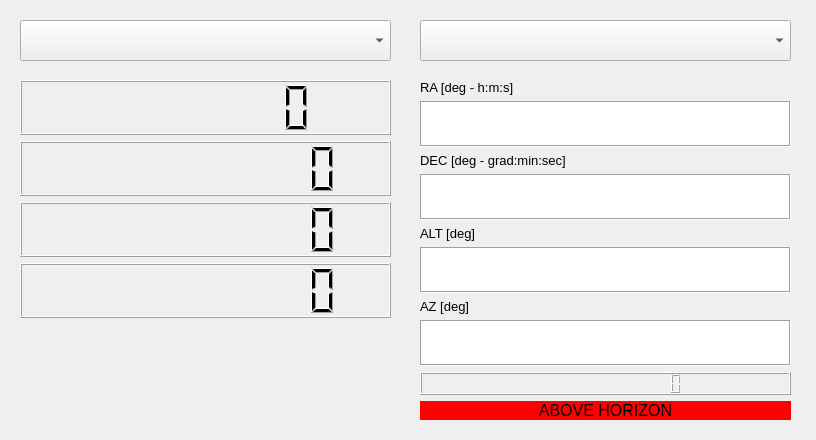
<?xml version="1.0" encoding="UTF-8"?>
<ui version="4.0">
 <class>Form</class>
 <widget class="QWidget" name="Form">
  <property name="geometry">
   <rect>
    <x>0</x>
    <y>0</y>
    <width>816</width>
    <height>440</height>
   </rect>
  </property>
  <property name="windowTitle">
   <string>Form</string>
  </property>
  <widget class="QWidget" name="layoutWidget">
   <property name="geometry">
    <rect>
     <x>20</x>
     <y>80</y>
     <width>371</width>
     <height>238</height>
    </rect>
   </property>
   <layout class="QHBoxLayout" name="hzlLocation">
    <item>
     <layout class="QVBoxLayout" name="vtlLocation">
      <item>
       <widget class="QLCDNumber" name="lcd_time">
        <property name="digitCount">
         <number>8</number>
        </property>
       </widget>
      </item>
      <item>
       <widget class="QLCDNumber" name="lcd_date">
        <property name="digitCount">
         <number>10</number>
        </property>
       </widget>
      </item>
      <item>
       <widget class="QLCDNumber" name="lcd_longitude">
        <property name="digitCount">
         <number>10</number>
        </property>
       </widget>
      </item>
      <item>
       <widget class="QLCDNumber" name="lcd_latitude">
        <property name="digitCount">
         <number>10</number>
        </property>
       </widget>
      </item>
     </layout>
    </item>
   </layout>
  </widget>
  <widget class="QComboBox" name="cboLocation">
   <property name="geometry">
    <rect>
     <x>20</x>
     <y>20</y>
     <width>371</width>
     <height>41</height>
    </rect>
   </property>
   <property name="font">
    <font>
     <pointsize>12</pointsize>
    </font>
   </property>
  </widget>
  <widget class="QComboBox" name="cboSkyObjects">
   <property name="geometry">
    <rect>
     <x>420</x>
     <y>20</y>
     <width>371</width>
     <height>41</height>
    </rect>
   </property>
   <property name="font">
    <font>
     <pointsize>12</pointsize>
    </font>
   </property>
  </widget>
  <widget class="QWidget" name="horizontalLayoutWidget">
   <property name="geometry">
    <rect>
     <x>420</x>
     <y>80</y>
     <width>371</width>
     <height>341</height>
    </rect>
   </property>
   <layout class="QHBoxLayout" name="hzlSkyObjects">
    <item>
     <layout class="QVBoxLayout" name="vtlSkyObjects">
      <item>
       <widget class="QLabel" name="lblRektaszension">
        <property name="font">
         <font>
          <pointsize>10</pointsize>
         </font>
        </property>
        <property name="text">
         <string>RA [deg - h:m:s]</string>
        </property>
       </widget>
      </item>
      <item>
       <widget class="QTextEdit" name="tedRektaszension">
        <property name="font">
         <font>
          <pointsize>12</pointsize>
         </font>
        </property>
        <property name="toolTip">
         <string>Rektaszension HH:MM:SS</string>
        </property>
        <property name="statusTip">
         <string/>
        </property>
        <property name="inputMethodHints">
         <set>Qt::ImhNone</set>
        </property>
        <property name="frameShape">
         <enum>QFrame::Box</enum>
        </property>
       </widget>
      </item>
      <item>
       <widget class="QLabel" name="lblDeclination">
        <property name="font">
         <font>
          <pointsize>10</pointsize>
         </font>
        </property>
        <property name="text">
         <string>DEC [deg - grad:min:sec]</string>
        </property>
       </widget>
      </item>
      <item>
       <widget class="QTextEdit" name="tedDeklination">
        <property name="font">
         <font>
          <pointsize>12</pointsize>
         </font>
        </property>
        <property name="frameShape">
         <enum>QFrame::Box</enum>
        </property>
       </widget>
      </item>
      <item>
       <widget class="QLabel" name="lblAltitude">
        <property name="font">
         <font>
          <pointsize>10</pointsize>
         </font>
        </property>
        <property name="text">
         <string>ALT [deg]</string>
        </property>
       </widget>
      </item>
      <item>
       <widget class="QTextEdit" name="tedAltitude">
        <property name="font">
         <font>
          <pointsize>12</pointsize>
         </font>
        </property>
        <property name="toolTip">
         <string extracomment="Azimut"/>
        </property>
        <property name="frameShape">
         <enum>QFrame::Box</enum>
        </property>
       </widget>
      </item>
      <item>
       <widget class="QLabel" name="lblAzimut">
        <property name="font">
         <font>
          <pointsize>10</pointsize>
         </font>
        </property>
        <property name="text">
         <string>AZ [deg]</string>
        </property>
       </widget>
      </item>
      <item>
       <widget class="QTextEdit" name="tedAzimut">
        <property name="font">
         <font>
          <pointsize>12</pointsize>
         </font>
        </property>
        <property name="toolTip">
         <string extracomment="Azimut"/>
        </property>
        <property name="frameShape">
         <enum>QFrame::Box</enum>
        </property>
       </widget>
      </item>
      <item>
       <widget class="QLCDNumber" name="lcdDistance">
        <property name="digitCount">
         <number>15</number>
        </property>
       </widget>
      </item>
      <item>
       <widget class="QLabel" name="lblAboveHorizon">
        <property name="sizePolicy">
         <sizepolicy hsizetype="Expanding" vsizetype="Preferred">
          <horstretch>0</horstretch>
          <verstretch>0</verstretch>
         </sizepolicy>
        </property>
        <property name="font">
         <font>
          <pointsize>12</pointsize>
         </font>
        </property>
        <property name="toolTip">
         <string>&lt;html&gt;&lt;head/&gt;&lt;body&gt;&lt;p&gt;green if object is visible&lt;/p&gt;&lt;/body&gt;&lt;/html&gt;</string>
        </property>
        <property name="styleSheet">
         <string notr="true">background-color: rgb(255, 0, 0);</string>
        </property>
        <property name="text">
         <string>ABOVE HORIZON</string>
        </property>
        <property name="alignment">
         <set>Qt::AlignCenter</set>
        </property>
       </widget>
      </item>
     </layout>
    </item>
   </layout>
  </widget>
 </widget>
 <resources/>
 <connections/>
</ui>
